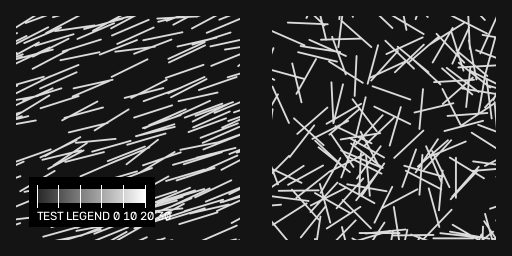
#> input picture analysis/practice/frames/TEST_INPUT_frame_00000.png, 512 x 256 px
$ python -i image_analysis.py   (imports and definitions only)   (older library calls are emulated)
#> lines starting #> are read from the running program, lines starting #| are printed output that depends on the picture; after the words box and inside, x2 and y2 are one past the last pixel; in counts of white or black regions, pixels touching at a corner belong together
"""Image analysis: how strongly do the visible lines in a picture share one direction?

Pipeline for one region of one frame (derivations in docs/math_notes.md):

    colour image -> grayscale -> light blur -> Sobel gradients (gx, gy)
                 -> keep pixels that are (a) allowed by the mask and (b) on a clear edge
                 -> add up gradient products  Jxx, Jyy, Jxy
                 -> alignment = sqrt((Jxx - Jyy)^2 + 4 Jxy^2) / (Jxx + Jyy)

The result is `ok` with a number in [0, 1], or `missing` with a reason.
`missing` is never reported as 0: "the lines disagree" and "there is nothing to
measure" are different statements.
"""

from __future__ import annotations

import math
from dataclasses import asdict, dataclass
from pathlib import Path
from typing import Optional, Sequence

import cv2
import numpy as np

STATUS_OK = "ok"
STATUS_MISSING = "missing"

# Machine-readable reasons for a missing measurement.
REASON_EMPTY_REGION = "empty_region"
REASON_REGION_TOO_SMALL = "region_too_small"
REASON_ALL_MASKED = "all_masked"
REASON_TOO_FEW_EDGES = "too_few_edges"
REASON_FRAME_UNREADABLE = "frame_unreadable"
REASON_FRAME_SIZE_MISMATCH = "frame_size_mismatch"

GRAY_MODES = ("value", "luma")

# The 3x3 Sobel kernel's weights add up to 8 on each side, so this makes a slope of 1 grey level per
# pixel read as exactly 1 (docs/math_notes.md section 3). The web page "How it's made" shows it.
SOBEL_SCALE = 1.0 / 8.0

# Rec.601 luma weights for red, green and blue: the "usual" grayscale we do not use (gray_mode
# "luma"). It makes a pure blue line (0.114) about 8 times fainter than a yellow one (0.299 + 0.587).
LUMA_RGB = (0.299, 0.587, 0.114)


@dataclass(frozen=True)
class AnalysisParams:
    """Every setting that can change a measurement. One object is used for all regions.

    gradient_threshold   Smallest gradient that counts as a clear edge, in grey levels
                         (0-255 scale) per pixel. Weaker pixels do not vote.
    min_usable_fraction  Smallest share of the region's pixels that must vote (have a clear
                         edge). The region is the circle for a circle region (pass
                         `region_px`), else the whole box. Masked-out pixels count in the
                         region but cannot vote, so a mostly masked region is `missing`.
                         It measures the amount of evidence. Below it: `missing`.
    gray_mode            "value" = max(R, G, B): a line's brightness regardless of its
                         hue. "luma" = Rec.601 weighted sum, which makes blue lines
                         about 8x fainter than yellow ones.
    blur_sigma           Gaussian blur (pixels) applied before differentiating. 0 = off.
    weight_power         2 = structure tensor (each pixel weighs m^2).
                         1 = each pixel weighs m (the first draft of the mapping spec).
    epsilon              Guards the division; only matters when nothing votes, and that
                         case is already reported as `missing`.
    """

    gradient_threshold: float = 12.0
    min_usable_fraction: float = 0.05
    gray_mode: str = "value"
    blur_sigma: float = 1.0
    weight_power: int = 2
    epsilon: float = 1e-12

    def __post_init__(self) -> None:
        if not (math.isfinite(self.gradient_threshold) and self.gradient_threshold >= 0):
            raise ValueError("gradient_threshold must be a finite number >= 0")
        if not (0.0 <= self.min_usable_fraction <= 1.0):
            raise ValueError("min_usable_fraction must be between 0 and 1")
        if self.gray_mode not in GRAY_MODES:
            raise ValueError(f"gray_mode must be one of {GRAY_MODES}")
        if not (math.isfinite(self.blur_sigma) and self.blur_sigma >= 0):
            raise ValueError("blur_sigma must be a finite number >= 0")
        if self.weight_power not in (1, 2):
            raise ValueError("weight_power must be 1 or 2")
        if not (self.epsilon > 0):
            raise ValueError("epsilon must be > 0")


@dataclass(frozen=True)
class AlignmentResult:
    """One measurement. `alignment` is None exactly when `status` is "missing"."""

    status: str
    alignment: Optional[float]
    reason: Optional[str]
    reason_code: Optional[str]
    usable_fraction: float  # voting pixels / pixels in the region (the circle, else the box)
    eligible_fraction: float  # pixels the mask (and safety margin) allow / pixels in the region
    dominant_angle_deg: Optional[float]  # on-screen line direction, 0 = horizontal, counter-clockwise, [0, 180)
    jxx: float
    jyy: float
    jxy: float
    n_region: int
    n_eligible: int
    n_voting: int

    @property
    def ok(self) -> bool:
        return self.status == STATUS_OK

    def to_dict(self) -> dict:
        return asdict(self)


@dataclass(frozen=True)
class AnalysisDetails:
    """The intermediate images behind a result, for figures and debugging."""

    result: AlignmentResult
    gray: np.ndarray
    gx: np.ndarray
    gy: np.ndarray
    magnitude: np.ndarray
    eligible: np.ndarray
    voting: np.ndarray


# --------------------------------------------------------------------------- loading


# [35 lines left out: functions load_image, load_mask, crop_box, not called in this run]


# ------------------------------------------------------------------------- operators


def to_gray(image: np.ndarray, mode: str = "value") -> np.ndarray:
    """Collapse an image to one brightness number per pixel, on a 0-255 float scale.

    Accepts a 2-D array (already grey) or an OpenCV BGR / BGRA array. uint16 input is
    rescaled to 0-255; float input is assumed to be on the 0-255 scale already.
    """
    if mode not in GRAY_MODES:
        raise ValueError(f"gray_mode must be one of {GRAY_MODES}")
    arr = np.asarray(image)
    scale = 1.0 / 257.0 if arr.dtype == np.uint16 else 1.0
    if arr.ndim == 2:
        gray = arr.astype(np.float64)
    elif arr.ndim == 3 and arr.shape[2] in (3, 4):
        bgr = arr[..., :3].astype(np.float64)
        if mode == "value":
            gray = bgr.max(axis=2)
        else:  # Rec.601 luma; OpenCV's channels are B, G, R
            r, g, b = LUMA_RGB
            gray = b * bgr[..., 0] + g * bgr[..., 1] + r * bgr[..., 2]
    else:
        raise ValueError(f"Expected a grey or BGR image, got shape {arr.shape}")
    return gray * scale


def blur_radius(blur_sigma: float) -> int:
    """Half-width of the Gaussian kernel, in pixels (4 sigma, rounded up)."""
    return int(math.ceil(4.0 * blur_sigma)) if blur_sigma > 0 else 0


def support_radius(blur_sigma: float) -> int:
    """How far one gradient value reaches: blur half-width plus 1 pixel of Sobel."""
    return blur_radius(blur_sigma) + 1


def gradients(gray: np.ndarray, blur_sigma: float = 1.0) -> tuple[np.ndarray, np.ndarray]:
    """Estimate dI/dx and dI/dy in grey levels per pixel.

    The 3x3 Sobel kernel is divided by 8 so a ramp that rises 1 level per pixel gives
    exactly 1. x grows to the right, y grows downward (image convention).
    """
    g = np.asarray(gray, dtype=np.float64)
    if blur_sigma > 0:
        k = 2 * blur_radius(blur_sigma) + 1
        g = cv2.GaussianBlur(
            g, (k, k), sigmaX=blur_sigma, sigmaY=blur_sigma, borderType=cv2.BORDER_REFLECT_101
        )
    gx = cv2.Sobel(g, cv2.CV_64F, 1, 0, ksize=3, scale=SOBEL_SCALE, borderType=cv2.BORDER_REFLECT_101)
    gy = cv2.Sobel(g, cv2.CV_64F, 0, 1, ksize=3, scale=SOBEL_SCALE, borderType=cv2.BORDER_REFLECT_101)
    return gx, gy


def eligible_pixels(
    shape: tuple[int, int], mask: Optional[np.ndarray], blur_sigma: float
) -> np.ndarray:
    """Pixels that are allowed to vote.

    A gradient at one pixel is computed from its neighbours (blur + Sobel). A pixel may
    vote only if *every* pixel in that neighbourhood is inside the region and included
    by the mask. So nothing outside the crop and nothing the mask excludes (a label, a
    coastline, the colour bar) can leak into the measurement.
    """
    height, width = shape
    if mask is None:
        included = np.ones((height, width), dtype=np.uint8)
    else:
        included = np.asarray(mask)
        if included.shape != (height, width):
            raise ValueError(
                f"Mask shape {included.shape} does not match region shape {(height, width)}"
            )
        included = (included > 0).astype(np.uint8)
    r = support_radius(blur_sigma)
    padded = np.pad(included, r, mode="constant", constant_values=0)
    kernel = np.ones((2 * r + 1, 2 * r + 1), dtype=np.uint8)
    eroded = cv2.erode(padded, kernel)
    return eroded[r : r + height, r : r + width].astype(bool)


def tensor_sums(
    gx: np.ndarray, gy: np.ndarray, voting: np.ndarray, weight_power: int = 2
) -> tuple[float, float, float]:
    """Add up the gradient products over the voting pixels.

    weight_power = 2:  Jxx = sum gx^2,  Jyy = sum gy^2,  Jxy = sum gx*gy
    weight_power = 1:  the same products divided by the gradient length m, so each
                       pixel weighs m instead of m^2.
    """
    gxv = gx[voting]
    gyv = gy[voting]
    if weight_power == 2:
        w = 1.0
    else:
        m = np.hypot(gxv, gyv)
        w = np.divide(1.0, m, out=np.zeros_like(m), where=m > 0)
    jxx = float(np.sum(w * gxv * gxv))
    jyy = float(np.sum(w * gyv * gyv))
    jxy = float(np.sum(w * gxv * gyv))
    return jxx, jyy, jxy


def coherence(jxx: float, jyy: float, jxy: float, epsilon: float = 1e-12) -> float:
    """Orientation coherence C = sqrt((Jxx - Jyy)^2 + 4 Jxy^2) / (Jxx + Jyy + eps).

    Equal to (l1 - l2) / (l1 + l2) for the eigenvalues l1 >= l2 of [[Jxx, Jxy], [Jxy, Jyy]].
    1 = every gradient points along one axis. 0 = no preferred axis.
    """
    value = math.hypot(jxx - jyy, 2.0 * jxy) / (jxx + jyy + epsilon)
    return min(1.0, max(0.0, value))


def dominant_line_angle_deg(jxx: float, jyy: float, jxy: float) -> float:
    """Direction the lines run on screen, in degrees within [0, 180).

    0 = horizontal, 90 = vertical, 45 = rising to the right ("/"). Counter-clockwise
    as seen on screen. Only meaningful when the coherence is clearly above 0.
    """
    # Axis of the strongest gradient, in image coordinates (y down).
    gradient_axis = 0.5 * math.atan2(2.0 * jxy, jxx - jyy)
    # Flip to screen convention (y up), then turn 90 degrees: lines run across the gradient.
    line = math.degrees(-gradient_axis) + 90.0
    line %= 180.0
    return 0.0 if abs(line - 180.0) < 1e-9 else line


# ----------------------------------------------------------------------- measurement


# [16 lines left out: function _missing, not called in this run]


def missing_result(code: str, reason: str) -> AlignmentResult:
    """A `missing` result for a frame that could not be measured at all."""
    return _missing(code, reason)


def analyse(
    image: np.ndarray,
    mask: Optional[np.ndarray] = None,
    params: AnalysisParams = AnalysisParams(),
    region_px: Optional[int] = None,
) -> AnalysisDetails:
    """Measure one region and keep the intermediate images.

    region_px  How many pixels the region has. The usable-fraction gate divides by it.
               Default: every pixel of the image (a box region). For a circle region pass
               the circle's pixel count, so the gate is judged on the circle, not on its
               bounding square. Masked-out parts of the circle (land) still count in it:
               they hold no evidence, and a mostly masked circle should go `missing`.
    """
    gray = to_gray(image, params.gray_mode)
    height, width = gray.shape
    n_box = height * width
    if region_px is not None and not (0 < int(region_px) <= n_box):
        raise ValueError(f"region_px must be between 1 and the box's {n_box} pixels (got {region_px})")
    n_region = n_box if region_px is None else int(region_px)
    gx, gy = (
        gradients(gray, params.blur_sigma)
        if n_box
        else (np.zeros_like(gray), np.zeros_like(gray))
    )
    magnitude = np.hypot(gx, gy)

    def details(result: AlignmentResult, eligible, voting) -> AnalysisDetails:
        return AnalysisDetails(result, gray, gx, gy, magnitude, eligible, voting)

    nothing = np.zeros((height, width), dtype=bool)
    if n_box == 0:
        return details(
            _missing(REASON_EMPTY_REGION, "The region has no pixels to measure."), nothing, nothing
        )

    eligible = eligible_pixels((height, width), mask, params.blur_sigma)
    n_eligible = int(eligible.sum())
    if n_eligible == 0:
        if mask is not None and not bool(np.any(np.asarray(mask) > 0)):
            code, reason = (
                REASON_ALL_MASKED,
                "The mask leaves no pixels to measure in this region.",
            )
        else:
            # Some pixels are included, but none is far enough from the region's edge or the
            # mask's edge for the blur and Sobel to see only included pixels.
            margin = support_radius(params.blur_sigma)
            code, reason = (
                REASON_REGION_TOO_SMALL,
                "The area left to measure is too small: no included pixel is at least "
                f"{margin} px inside the region and the mask.",
            )
        return details(_missing(code, reason, n_region=n_region), eligible, nothing)

    voting = eligible & (magnitude >= params.gradient_threshold) & (magnitude > 0)
    n_voting = int(voting.sum())
    usable_fraction = n_voting / n_region
    if n_voting == 0 or usable_fraction < params.min_usable_fraction:
        reason = (
            f"Too few visible lines: {100 * usable_fraction:.1f}% of the region has clear "
            f"edges; at least {100 * params.min_usable_fraction:.1f}% is needed."
        )
        return details(
            _missing(
                REASON_TOO_FEW_EDGES,
                reason,
                n_region=n_region,
                n_eligible=n_eligible,
                n_voting=n_voting,
            ),
            eligible,
            voting,
        )

    jxx, jyy, jxy = tensor_sums(gx, gy, voting, params.weight_power)
    result = AlignmentResult(
        status=STATUS_OK,
        alignment=coherence(jxx, jyy, jxy, params.epsilon),
        reason=None,
        reason_code=None,
        usable_fraction=usable_fraction,
        eligible_fraction=n_eligible / n_region,
        dominant_angle_deg=dominant_line_angle_deg(jxx, jyy, jxy),
        jxx=jxx,
        jyy=jyy,
        jxy=jxy,
        n_region=n_region,
        n_eligible=n_eligible,
        n_voting=n_voting,
    )
    return details(result, eligible, voting)


# [40 lines left out: functions measure_alignment, region_mask, measure_region, not called in this run]

>>> import cv2
>>> picture = cv2.imread('../practice/frames/TEST_INPUT_frame_00000.png')
#> picture is the input picture: shape (256, 512, 3); min 0, max 255, mean 50
>>> result = analyse(picture)
#> in gradients, `g = cv2.GaussianBlur( g, (k, k), sigmaX=blur_sigma, sigmaY=blur_sigma,..`:
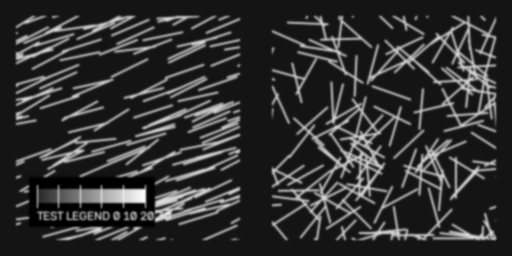
#> g: shape (256, 512) float64; min 0, max 249.8, mean 50
#> in gradients, `gx = cv2.Sobel(g, cv2.CV_64F, 1, 0, ksize=3, scale=SOBEL_SCALE, border..`:
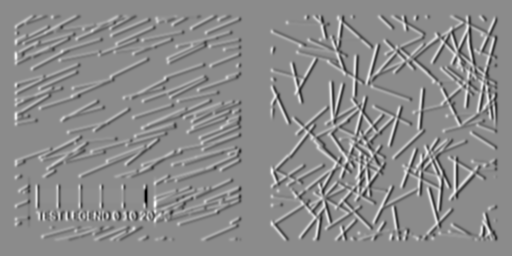
#> gx: shape (256, 512) float64; min -81.36, max 67.37, mean 0; drawn with min black and max white
#> in gradients, `gy = cv2.Sobel(g, cv2.CV_64F, 0, 1, ksize=3, scale=SOBEL_SCALE, border..`:
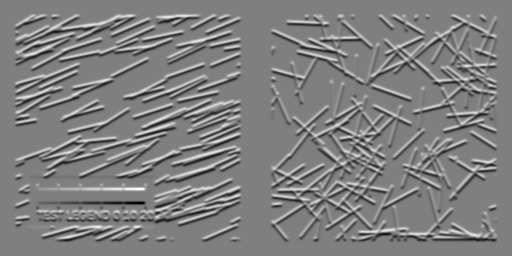
#> gy: shape (256, 512) float64; min -79.05, max 79.05, mean 0; drawn with min black and max white
#> in analyse, `magnitude = np.hypot(gx, gy)`:
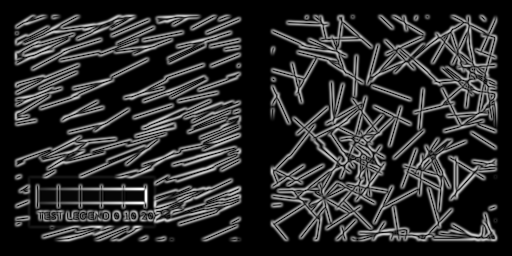
#> magnitude: shape (256, 512) float64; min 0, max 81.36, mean 14.1; drawn with min black and max white
#> in analyse, `voting = eligible & (magnitude >= params.gradient_threshold) & (magnit..`:
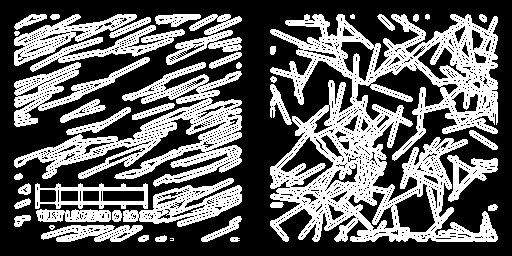
#> voting: shape (256, 512) bool; 38.8% white; 43 white regions (1 under 20 px), largest, box (x1, y1, x2, y2) and area: (270, 14, 498, 242) 23901, (14, 62, 242, 187) 8565, (123, 178, 242, 227) 2525
#> in analyse, `n_voting = int(voting.sum())`: n_voting = 50905
#> in analyse, `usable_fraction = n_voting / n_region`: usable_fraction = 0.388
#> in tensor_sums, `jxx = float(np.sum(w * gxv * gxv))`: jxx = 22519827.7
#> in tensor_sums, `jyy = float(np.sum(w * gyv * gyv))`: jyy = 45248622.1
#> in tensor_sums, `jxy = float(np.sum(w * gxv * gyv))`: jxy = 8632782.6
#> in analyse, `jxx, jyy, jxy = tensor_sums(gx, gy, voting, params.weight_power)`: jxx = 22519827.7; jyy = 45248622.1; jxy = 8632782.6
#> in coherence, `value = math.hypot(jxx - jyy, 2.0 * jxy) / (jxx + jyy + epsilon)`: value = 0.421
#> in dominant_line_angle_deg, `gradient_axis = 0.5 * math.atan2(2.0 * jxy, jxx - jyy)`: gradient_axis = 1.25
#> in dominant_line_angle_deg, `line = math.degrees(-gradient_axis) + 90.0`: line = 18.61

$ run again, on analysis/practice/frames/TEST_INPUT_frame_00001.png
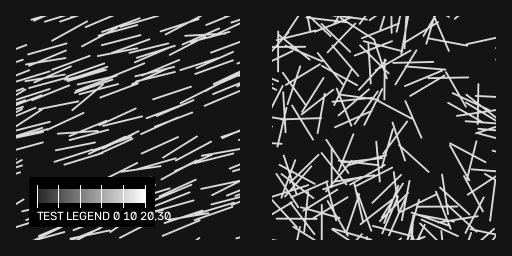
#> input picture analysis/practice/frames/TEST_INPUT_frame_00001.png, 512 x 256 px
#> picture is the input picture: shape (256, 512, 3); min 0, max 255, mean 48.6
#> in gradients, `gy = cv2.Sobel(g, cv2.CV_64F, 0, 1, ksize=3, scale=SOBEL_SCALE, border..`:
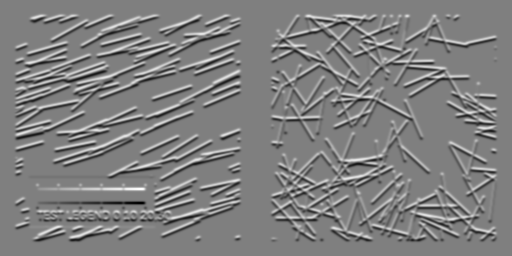
#> gy: shape (256, 512) float64; min -79.05, max 79.05, mean 0; drawn with min black and max white
#> in analyse, `voting = eligible & (magnitude >= params.gradient_threshold) & (magnit..`:
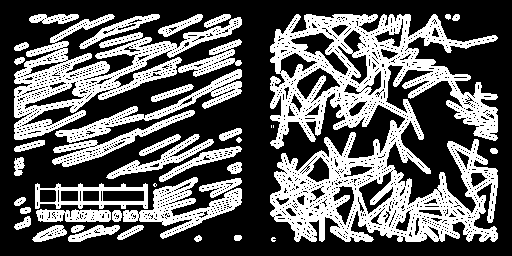
#> voting: shape (256, 512) bool; 37.2% white; 41 white regions (4 under 20 px), largest, box (x1, y1, x2, y2) and area: (270, 14, 498, 242) 25565, (14, 14, 242, 140) 7877, (123, 177, 242, 239) 2424
#> n_voting = 48722
#> usable_fraction = 0.372
#> in tensor_sums, `jxx = float(np.sum(w * gxv * gxv))`: jxx = 22445860.2
#> in tensor_sums, `jyy = float(np.sum(w * gyv * gyv))`: jyy = 42570597.9
#> in tensor_sums, `jxy = float(np.sum(w * gxv * gyv))`: jxy = 7659517.3
#> in analyse, `jxx, jyy, jxy = tensor_sums(gx, gy, voting, params.weight_power)`: jxx = 22445860.2; jyy = 42570597.9; jxy = 7659517.3
#> value = 0.389
#> gradient_axis = 1.25
#> line = 18.64

$ run again, on analysis/practice/frames/TEST_INPUT_frame_00002.png
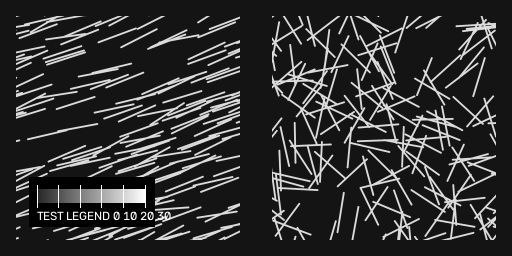
#> input picture analysis/practice/frames/TEST_INPUT_frame_00002.png, 512 x 256 px
#> picture is the input picture: shape (256, 512, 3); min 0, max 255, mean 50.2
#> in gradients, `gy = cv2.Sobel(g, cv2.CV_64F, 0, 1, ksize=3, scale=SOBEL_SCALE, border..`:
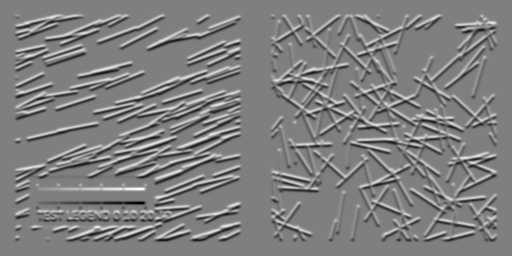
#> gy: shape (256, 512) float64; min -79.05, max 79.05, mean 0; drawn with min black and max white
#> in analyse, `voting = eligible & (magnitude >= params.gradient_threshold) & (magnit..`:
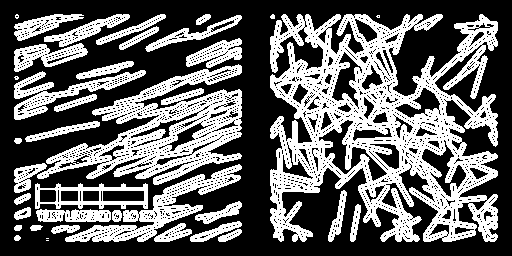
#> voting: shape (256, 512) bool; 39.1% white; 38 white regions (5 under 20 px), largest, box (x1, y1, x2, y2) and area: (270, 14, 498, 242) 25834, (37, 64, 242, 185) 9309, (65, 164, 242, 242) 3140
#> n_voting = 51250
#> usable_fraction = 0.391
#> in tensor_sums, `jxx = float(np.sum(w * gxv * gxv))`: jxx = 24393182.7
#> in tensor_sums, `jyy = float(np.sum(w * gyv * gyv))`: jyy = 43600539.5
#> in tensor_sums, `jxy = float(np.sum(w * gxv * gyv))`: jxy = 7269609.8
#> in analyse, `jxx, jyy, jxy = tensor_sums(gx, gy, voting, params.weight_power)`: jxx = 24393182.7; jyy = 43600539.5; jxy = 7269609.8
#> value = 0.354
#> gradient_axis = 1.25
#> line = 18.56

$ run again, on analysis/practice/frames/TEST_INPUT_frame_00003.png
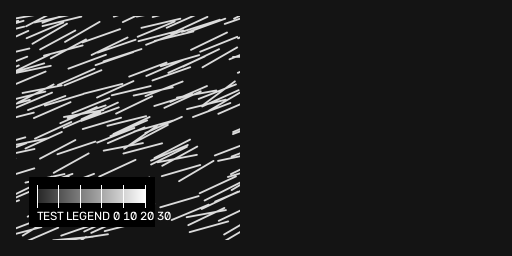
#> input picture analysis/practice/frames/TEST_INPUT_frame_00003.png, 512 x 256 px
#> picture is the input picture: shape (256, 512, 3); min 0, max 255, mean 34.5
#> in gradients, `gy = cv2.Sobel(g, cv2.CV_64F, 0, 1, ksize=3, scale=SOBEL_SCALE, border..`:
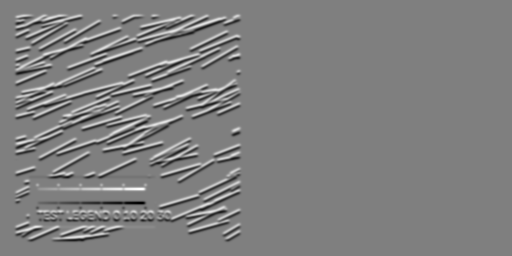
#> gy: shape (256, 512) float64; min -79.05, max 79.05, mean 0; drawn with min black and max white
#> in analyse, `voting = eligible & (magnitude >= params.gradient_threshold) & (magnit..`:
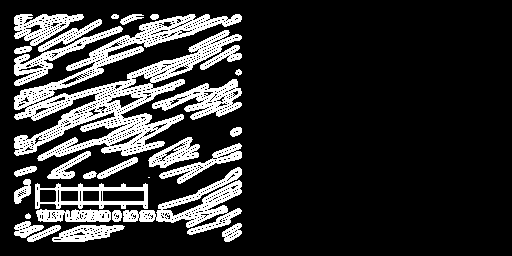
#> voting: shape (256, 512) bool; 18.7% white; 28 white regions (1 under 20 px), largest, box (x1, y1, x2, y2) and area: (14, 14, 242, 161) 10628, (123, 167, 242, 235) 2518, (152, 79, 242, 120) 1553
#> n_voting = 24523
#> usable_fraction = 0.187
#> in tensor_sums, `jxx = float(np.sum(w * gxv * gxv))`: jxx = 6169024.6
#> in tensor_sums, `jyy = float(np.sum(w * gyv * gyv))`: jyy = 26305714
#> in tensor_sums, `jxy = float(np.sum(w * gxv * gyv))`: jxy = 7947220
#> in analyse, `jxx, jyy, jxy = tensor_sums(gx, gy, voting, params.weight_power)`: jxx = 6169024.6; jyy = 26305714; jxy = 7947220
#> value = 0.79
#> gradient_axis = 1.24
#> line = 19.14
